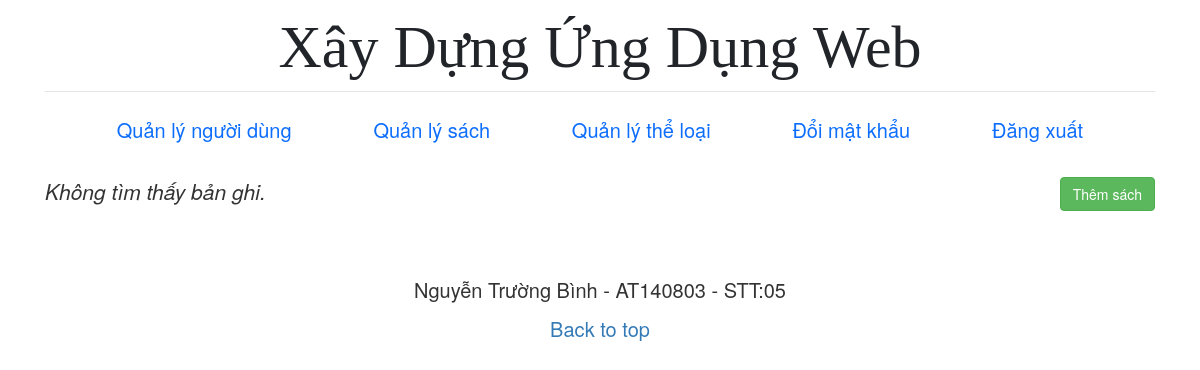
Before: /books/index.php (signed in) with the older database file.
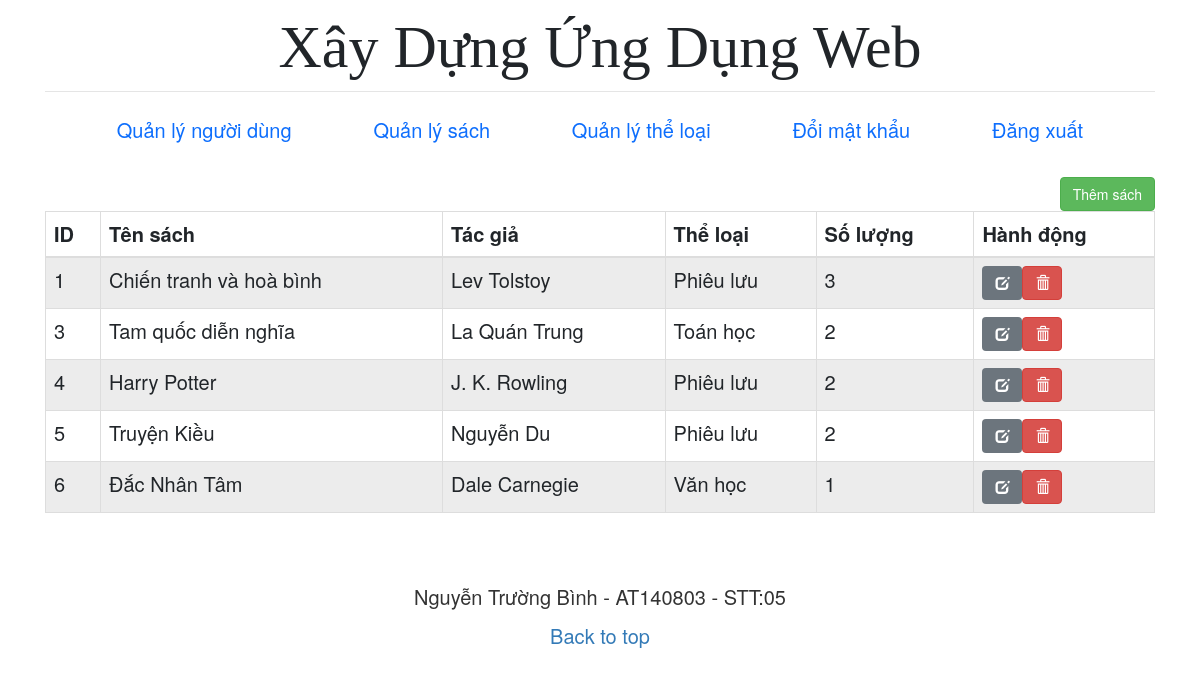
After: the same page with the newer database file.
### tables this page shows
CREATE TABLE `books` (
  `id` int(11) NOT NULL,
  `name` text NOT NULL,
  `author` text NOT NULL,
  `category_id` int(11) NOT NULL,
  `quantily` int(11) NOT NULL
);

CREATE TABLE `categories` (
  `id` int(11) NOT NULL,
  `name` text NOT NULL
);

### checkPermission.php (called while the page is built)
<?php
    function checkPermission($conn, $role_id, $permission_id){
        $sql ="SELECT * FROM roles_permissions
        LEFT JOIN users ON users.role_id = roles_permissions.role_id
        WHERE users.role_id = $role_id
        AND roles_permissions.perm_id = $permission_id";
        $result = mysqli_query($conn, $sql);
        $rows = mysqli_num_rows($result);
        if ($rows == 0) {
            return false;
        } else {
            return true;
        };
    }
?>

### books/index.php (the view, shortened to what this page needs)
<?php include "../includes/header.php"; ?>
<?php
require_once("../libs/connection.php");
require_once("../checkPermission.php");
if (checkPermission($conn, $_SESSION['role_id'], 8)) {
?>
<main class="container">
  <a href="create.php" class="btn btn-success pull-right">Thêm sách</a>
  <?php
  $sql = "SELECT * FROM books";
  if ($result = mysqli_query($conn, $sql)) {
    if (mysqli_num_rows($result) > 0) {
      echo "<table class='table table-bordered table-striped'>";
      echo "<thead>";
      echo "<tr>";
      echo "<th>ID</th>";
      echo "<th>Tên sách</th>";
      echo "<th>Tác giả</th>";
      echo "<th>Thể loại</th>";
      echo "<th>Số lượng</th>";
      echo "<th>Hành động</th>";
      echo "</tr>";
      echo "</thead>";
      echo "<tbody>";
      while ($row = mysqli_fetch_array($result)) {
        echo "<tr>";
        echo "<td>" . $row['id'] . "</td>";
        echo "<td>" . $row['name'] . "</td>";
        echo "<td>" . $row['author'] . "</td>";
        $category_id = $row['category_id'];
        $query = "SELECT name FROM categories WHERE id = $category_id";
        $data = mysqli_fetch_array(mysqli_query($conn, $query));
        echo "<td>" . $data['name'] . "</td>";
        echo "<td>" . $row['quantily'] . "</td>";
        echo "<td>";
        echo "<a href='edit.php?id=" . $row['id'] . "' class='btn btn-secondary'><span class='glyphicon glyphicon-edit'></span></a>";
        echo "<a href='delete.php?id=" . $row['id'] . "' class='btn btn-danger'><span class='glyphicon glyphicon-trash'></span></a>";
        echo "</td>";
        echo "</tr>";
      }
      echo "</tbody>";
      echo "</table>";
    } else {
      echo "<p class='lead'><em>Không tìm thấy bản ghi.</em></p>";
    }
  } else {
    echo "ERROR: Không thể thực thi $sql. " . mysqli_error($conn);
  }
  ?>
</main>
<?php
} else {
  header('Location: ../403.php');
}
?>
<?php include "../includes/footer.php" ?>

### includes/header.php (shortened to what this page needs)
<!doctype html>
<html lang="en">
<head>
  <link href="http://localhost:5/udweb/asset/css/bootstrap.min.css" rel="stylesheet">
  <link href="http://localhost:5/udweb/asset/css/style.css" rel="stylesheet">
  <link rel="stylesheet" href="https://maxcdn.bootstrapcdn.com/bootstrap/3.3.7/css/bootstrap.min.css">
</head>
<body>
  <div class="container">
    <header class="blog-header">
      <div class=" flex-nowrap justify-content-between align-items-center pt-1">
        <div class="text-center">
          <a class="blog-header-logo text-dark" href="/udweb">Xây Dựng Ứng Dụng Web</a>
        </div>
      </div>
    </header>
    <div class="nav-scroller py-1 mb-2">
      <nav class="nav d-flex justify-content-between pt-2">
        <?php
        if (isset($_SESSION["loggedin"]) == false) { ?>
          <a class="p-2 link-primary" href="registration.php">Đăng ký</a>
          <a class="p-2 link-primary" href="login.php">Đăng nhập</a>
          <a class="p-2 link-primary" href="forgotPass.php">Quên mật khẩu</a>
        <?php
        } else { ?>
          <a class="p-2 link-primary" href="http://localhost:5/udweb/users">Quản lý người dùng</a>
          <a class="p-2 link-primary" href="http://localhost:5/udweb/books">Quản lý sách</a>
          <a class="p-2 link-primary" href="http://localhost:5/udweb/categories">Quản lý thể loại</a>
          <a class="p-2 link-primary" href="http://localhost:5/udweb/changePass.php">Đổi mật khẩu</a>
          <a class="p-2 link-primary" href="http://localhost:5/udweb/logout.php">Đăng xuất</a>
        <?php } ?>
      </nav>
    </div>
  </div>

### includes/footer.php
<footer class="blog-footer">
  <p>Nguyễn Trường Bình - AT140803 - STT:05</p>
  <p>
    <a href="#">Back to top</a>
  </p>
</footer>
</body>
</html>

### asset/css/style.css (style rules this page uses)
body, html { font-size: 20px!important; }
.blog-header { border-bottom: 1px solid #e5e5e5; }
.blog-header-logo { font-family: "Playfair Display", Georgia, "Times New Roman", serif; font-size: 3rem; }
.nav-scroller { position: relative; z-index: 2; height: 3.75rem; overflow-y: hidden; }
.nav-scroller .nav { display: flex; flex-wrap: nowrap; padding-bottom: 1rem; margin-top: -1px; overflow-x: auto; text-align: center; white-space: nowrap; -webkit-overflow-scrolling: touch; }
.blog-footer { padding: 2.5rem 0; text-align: center; }
.blog-footer p:last-child { margin-bottom: 0; }

Changed rows visible on the page:
added books: id "1", name "Chiến tranh và hoà bình", author "Lev Tolstoy", category.name "Phiêu lưu", quantily "3"
added books: id "3", name "Tam quốc diễn nghĩa", author "La Quán Trung", category.name "Toán học", quantily "2"
added books: id "4", name "Harry Potter", author "J. K. Rowling", category.name "Phiêu lưu", quantily "2"
added books: id "5", name "Truyện Kiều", author "Nguyễn Du", category.name "Phiêu lưu", quantily "2"
added books: id "6", name "Đắc Nhân Tâm", author "Dale Carnegie", category.name "Văn học", quantily "1"
Other visible differences:
text no longer shown: "Không tìm thấy bản ghi."
text now shown: "ID Tên sách Tác giả Thể loại Số lượng Hành động"
